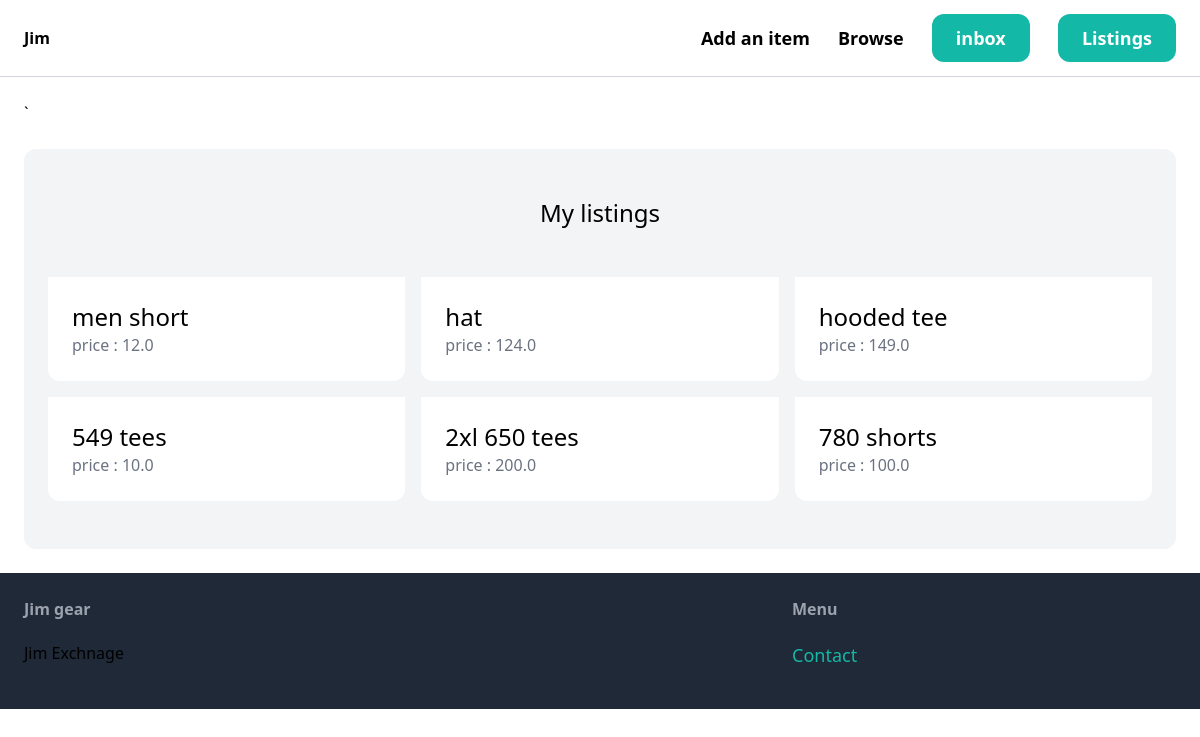
The page /listing/ (signed in) on the database as committed earlier.
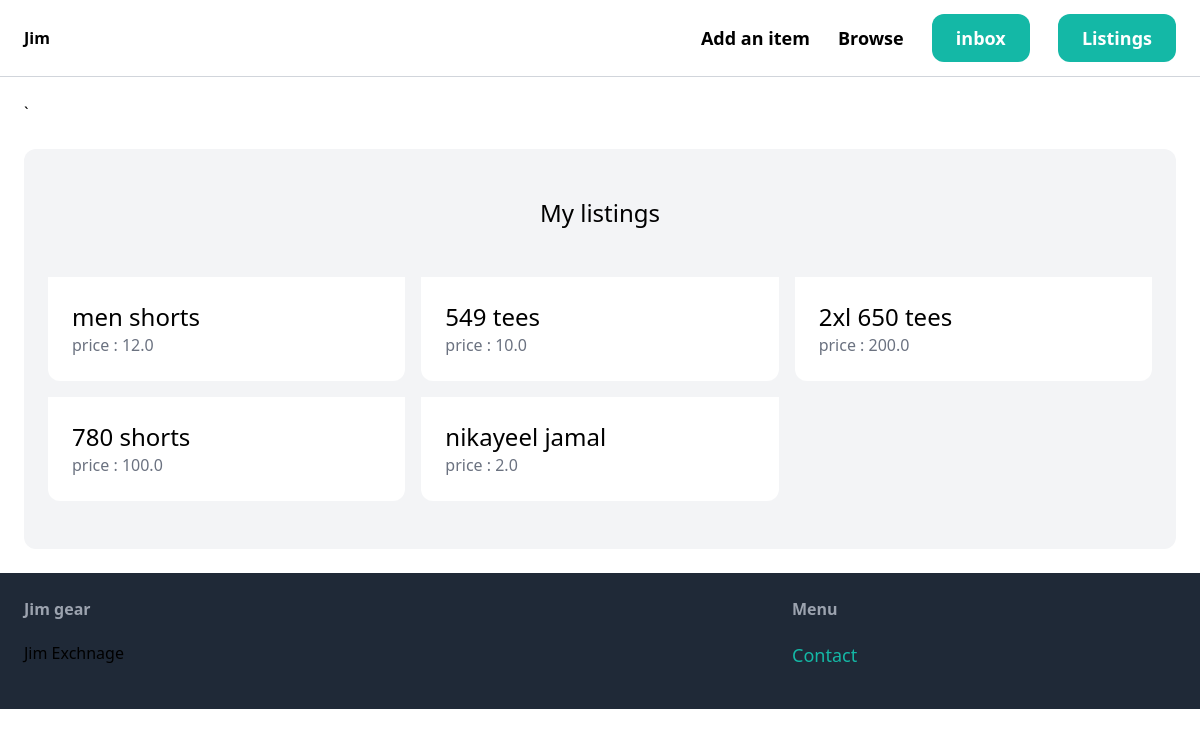
The same page on the database as committed later.
### item/models.py (models this page shows, shortened)
class Item(models.Model):
    catagory = models.ForeignKey(Catagory, related_name = 'items', on_delete=models.CASCADE)
    name = models.CharField(max_length=250)
    description = models.TextField(blank=True, null=True)
    price = models.FloatField()
    image = models.ImageField(upload_to='item_images', blank=True, null=True) #incase no image provided
    is_sold = models.BooleanField(default=False)
    created_by = models.ForeignKey(User, related_name = 'items', on_delete = models.CASCADE)
    created_at = models.DateTimeField(auto_now_add=True)

### listing/views.py (the view)
# urls.py: path('', views.index, name='index'),
def index(request):
    items = Item.objects.filter(created_by=request.user)
    return render(request, 'listing/index.html',{
        'items': items,
    })

### listing/templates/listing/index.html
{% extends 'main_app/base.html' %}
{% block content %}
<div class = "mt-6 px-6 py-12 bg-gray-100 rounded-xl">
    <h2 class = "mb-12 text-2xl text-center">My listings</h2>
    <div class = "grid grid-cols-3 gap-4">
        {% for item in items %}
        <div>
            <a href = "{%url 'item:detail' item.id %}">
                <div class = "p-6 bg-white rounded-b-xl">
                    <h2 class = "text-2xl">{{item.name}}</h2>
                    <p class = "text-gray-500"> price : {{item.price}}</p>
                </div>
            </a>
        </div>
        {% endfor %}
    </div>
</div>
{% endblock %}

Rows that differ between the two databases and show on the page:
removed Item: name "hat", price "124.0"
removed Item: name "hooded tee", price "149.0"
changed Item: name "men short" → "men shorts"
added Item: name "nikayeel jamal", price "2.0"
